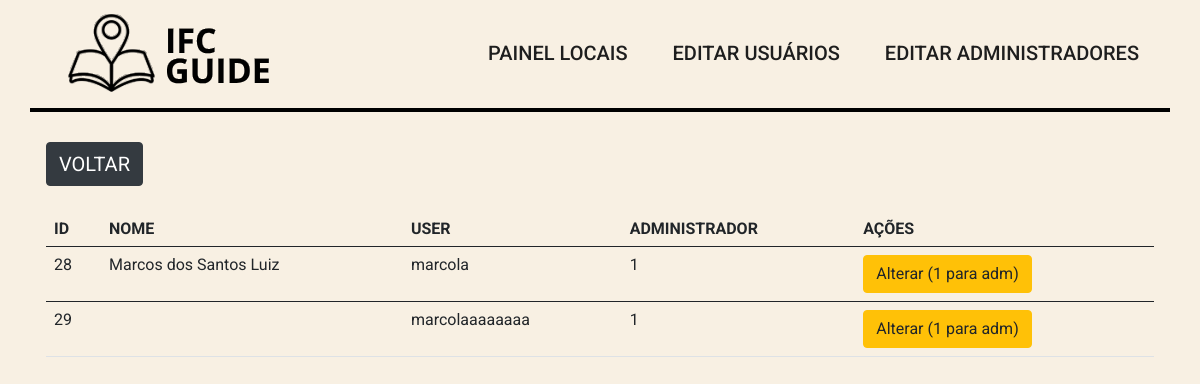
Page /views/painel-adm.php (signed in) on the committed database.
### tables this page shows
CREATE TABLE `usuario` (
  `nome` varchar(100) NOT NULL,
  `user` varchar(50) NOT NULL,
  `email` varchar(100) NOT NULL,
  `senha` varchar(250) NOT NULL,
  `id` int(11) NOT NULL AUTO_INCREMENT,
  `admuser` tinyint(1) NOT NULL DEFAULT 0,
  PRIMARY KEY (`id`),
  UNIQUE KEY `nome` (`nome`),
  UNIQUE KEY `user` (`user`),
  UNIQUE KEY `email` (`email`)
);

### php/getusers.php (called while the page is built, shortened)
<?php
require('../php/config.php');
$id = $_SESSION['id'];
if ($id) {
    $sql = $pdo->prepare('SELECT * FROM usuario WHERE id = :id');
    $sql->bindValue('id', $id);
    $sql->execute();
}
$sql = $pdo->query("SELECT * FROM usuario");
if ($sql->rowCount() > 0) {
    $infoall = $sql->fetchAll(PDO::FETCH_ASSOC);
}

### views/painel-adm.php (the view, shortened to what this page needs)
<?php
require('../php/config.php');
require('../php/getusers.php');
require('header.php');
?>
<!DOCTYPE html>
<html lang="pt-br">
<head>
    <link rel="stylesheet" href="../assets/css/main.css" />
</head>
<body>
    <div class="container">
        <a class="back-button btn btn-dark" href="home.php">Voltar</a>
        <table class="table table-responsive table-hover ">
            <thead>
                <tr>
                    <th scope="col">id</th>
                    <th scope="col">Nome</th>
                    <th scope="col">User</th>
                    <th scope="col">Administrador</th>
                    <th scope="col">Ações</th>
                </tr>
            </thead>
            <tbody>
                <?php foreach ($infoall as $info) : ?>
                    <tr>
                        <td><?php echo $info['id']; ?></td>
                        <td><?php echo $info['nome']; ?></td>
                        <td><?php echo $info['user']; ?></td>
                        <td><?php echo $info['admuser']; ?></td>
                        <td>
                            <a class="btn btn-warning" href="../php/admin.php?id=<?= $info['id']; ?>">Alterar (1 para adm)</a>
                        </td>
                    </tr>
            </tbody>
        <?php endforeach; ?>
        </table>
    </div>
</body>
</html>

### assets/css/config.css (style rules this page uses)
:root { --primary: #2f9e41; --secondary: #C90C0F; --tertiary: #1E1E1E; --tertiary-light: #1f1a2b; }

### assets/css/global.css (style rules this page uses)
body, html { font-family: "Roboto", sans-serif; box-sizing: border-box; margin: 0px; padding: 0px; background-color: #F8F0E3; }
.back-button { margin-bottom: 25px; font-size: 20px; text-transform: uppercase; }
table th { text-transform: uppercase; }

### rows in the picture
usuario: id "28", nome "Marcos dos Santos Luiz", user "marcola", admuser "1"
usuario: id "29", user "marcolaaaaaaaa", admuser "1"
